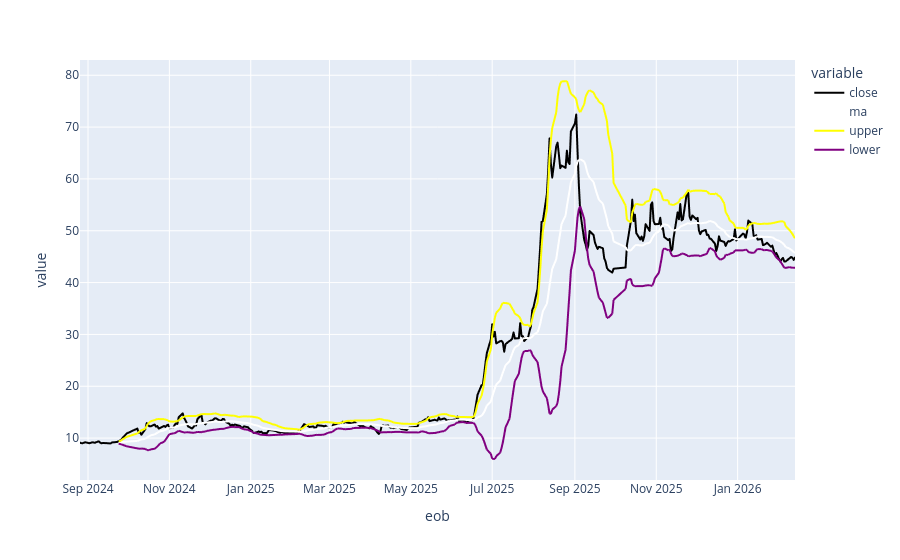

Notebook code cell kept with this figure:
### Code cell
fig=px.line(history_data, x='eob', y=['close','ma', 'upper','lower'],color_discrete_sequence=['black','white','yellow','purple'])  
fig.show()

### Figure 1 — Plotly figure (JSON) as saved in the notebook; plotly's stock layout.template omitted (floating-point values rounded to 4 significant figures; data arrays with more than 128 entries replaced by an {"elided": "..."} marker saying what was removed)
{"data": [{"hovertemplate": "variable=close<br>eob=%{x}<br>value=%{y}<extra></extra>", "legendgroup": "close", "line": {"color": "black", "dash": "solid"}, "marker": {"symbol": "circle"}, "mode": "lines", "name": "close", "showlegend": true, "type": "scattergl", "x": {"elided": "358 str values"}, "xaxis": "x", "y": {"elided": "358 float values"}, "yaxis": "y"}, {"hovertemplate": "variable=ma<br>eob=%{x}<br>value=%{y}<extra></extra>", "legendgroup": "ma", "line": {"color": "white", "dash": "solid"}, "marker": {"symbol": "circle"}, "mode": "lines", "name": "ma", "showlegend": true, "type": "scattergl", "x": {"elided": "358 str values"}, "xaxis": "x", "y": {"elided": "358 float values"}, "yaxis": "y"}, {"hovertemplate": "variable=upper<br>eob=%{x}<br>value=%{y}<extra></extra>", "legendgroup": "upper", "line": {"color": "yellow", "dash": "solid"}, "marker": {"symbol": "circle"}, "mode": "lines", "name": "upper", "showlegend": true, "type": "scattergl", "x": {"elided": "358 str values"}, "xaxis": "x", "y": {"elided": "358 float values"}, "yaxis": "y"}, {"hovertemplate": "variable=lower<br>eob=%{x}<br>value=%{y}<extra></extra>", "legendgroup": "lower", "line": {"color": "purple", "dash": "solid"}, "marker": {"symbol": "circle"}, "mode": "lines", "name": "lower", "showlegend": true, "type": "scattergl", "x": {"elided": "358 str values"}, "xaxis": "x", "y": {"elided": "358 float values"}, "yaxis": "y"}], "layout": {"legend": {"title": {"text": "variable"}, "tracegroupgap": 0}, "margin": {"t": 60}, "xaxis": {"anchor": "y", "domain": [0, 1], "title": {"text": "eob"}}, "yaxis": {"anchor": "x", "domain": [0, 1], "title": {"text": "value"}}}}
